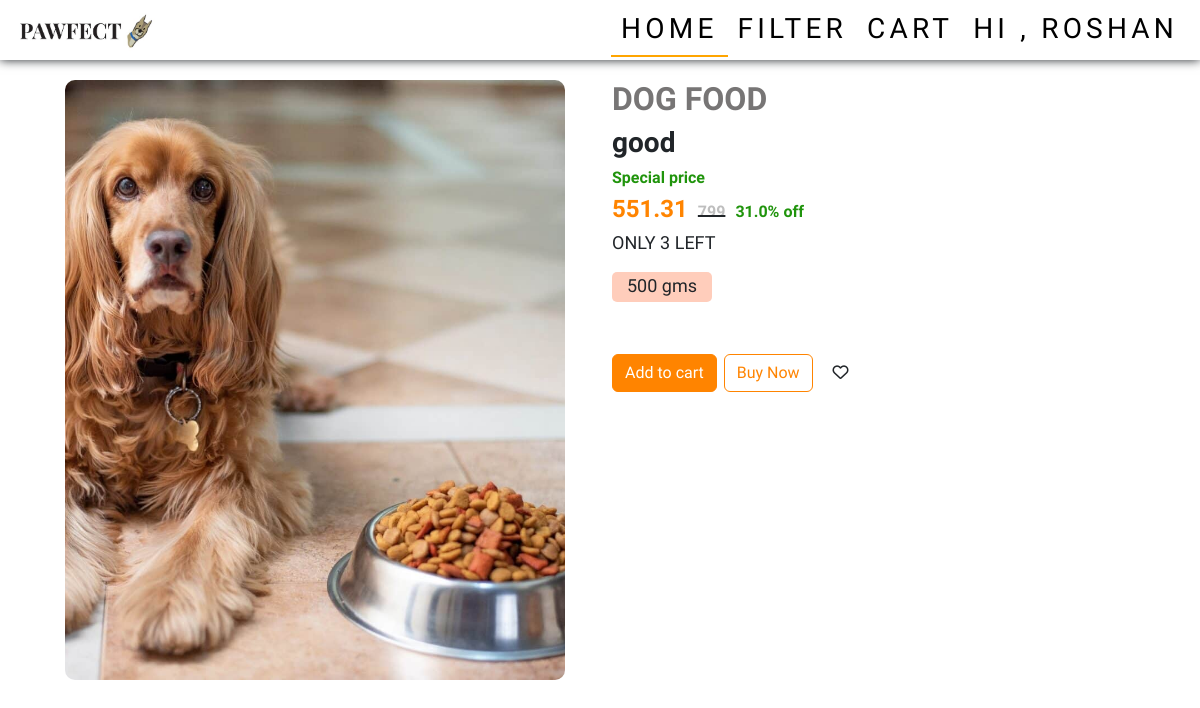
Before: /product/2 (signed in) with the older database file.
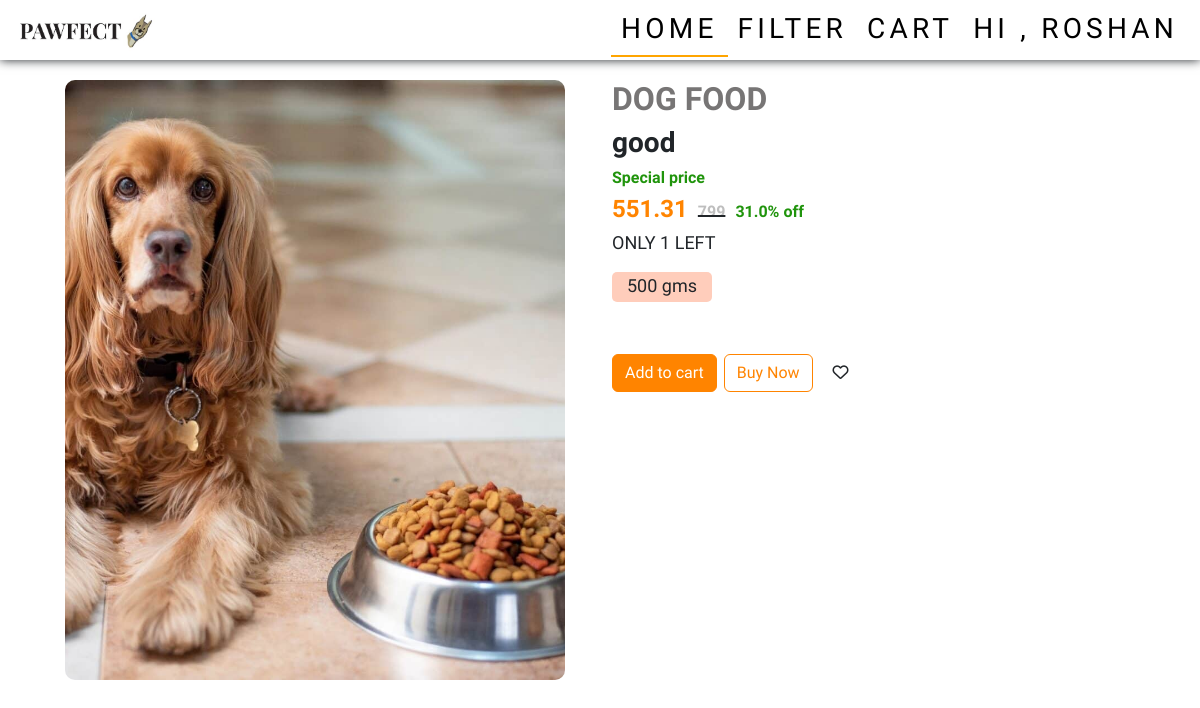
After: the same page with the newer database file.
### app/models.py (models this page shows)
class Details(models.Model):
    product=models.ForeignKey(Product, on_delete=models.CASCADE)
    dis=models.TextField()
    price=models.IntegerField()
    ofr_per=models.FloatField()
    ofr_price=models.FloatField()
    stock=models.IntegerField()

### app/views.py (the view)
# urls.py: path('product/<pid>',views.product),
def product(req,pid):
    if 'user' in req.session:
        data=Product.objects.get(pk=pid)
        data1=Details.objects.filter(product=pid)
        pet=Pet.objects.all()
        cat=Category.objects.all()
        data2=Details.objects.get(product=pid,pk=data1[0].pk)
        if req.GET.get('dis'):
            dis=req.GET.get('dis')
            data2=Details.objects.get(product=pid,pk=dis)
        return render(req,'user/product.html',{'data':data,'data1':data1,'data2':data2,'pet':pet,'cat':cat})
    else:
        return redirect(shop_login)

### templates/user/product.html (shortened to what this page needs)
<!DOCTYPE html>
<html lang="en">
<head>
    {% load static %}
    <link href="https://cdn.jsdelivr.net/npm/bootstrap@5.3.3/dist/css/bootstrap.min.css" rel="stylesheet">
    <link rel="stylesheet" href="https://cdnjs.cloudflare.com/ajax/libs/font-awesome/6.7.2/css/all.min.css" />
    <link rel="stylesheet" href="{% static 'css/style.css' %}">
    <link rel="stylesheet" href="{% static 'css/userHome.css' %}">
    <link rel="stylesheet" href="{% static 'css/product.css' %}">
</head>
<body>
    <nav class="navbar navbar-expand-sm  fixed-top">
        <div class="container-fluid">
          <a class="navbar-brand" href="../user_home"><img src="{% static 'images/pawfectlogo.jpg'%}" alt="" width="150px"></a>
          <div class="collapse navbar-collapse justify-content-end" id="collapsibleNavbar">
            <ul class="navbar-nav">
              <li class="nav-item">
                <a class="nav-link active" href="../user_home">HOME</a>
              </li>
              <li class="nav-item dropdown petDrop">
                <a class="nav-link " href="#" role="button" data-bs-toggle="dropdown">FILTER</a>
              </li>
              <li class="nav-item">
                <a class="nav-link" href="../viewCart">CART</a>
              </li>
              <li class="nav-item dropdown userDrop">
                <a class="nav-link " href="#" role="button" data-bs-toggle="dropdown">hi , {{user.first_name}}</a>
              </li>
            </ul>
          </div>
        </div>
      </nav>
    <div class="container">
      <div class="row">
        <div class="col-lg-6">
            <img class="petPhoto" src="{{data.img.url}}" alt="" >
        </div>
        <div class="col-lg-6">
            <h2>{{data.name}}</h2>
            <h3>{{data.dis}}</h3>
            <h4 class="offerPer">Special price</h4>
            <h4><span class="offerPrice">{{data2.ofr_price}}</span><del><span class="price">{{data2.price}}</span></del><span class="offerPer">{{data2.ofr_per}}% off</span></h4>
            {% if data2.stock > 0 %}
            <h4 class=" stock"> ONLY {{data2.stock}} LEFT</h4>
            {% else %}
            <h4 class="stock">OUT OF STOCK </h4>
            {% endif %}
            {% for j in data1 %}
            <label class="" for="">
              <div class="label">{{j.dis}}</div>
            </label>
            {% endfor %} <br>
            {% if data2.stock > 0 %}
            <a class="btn cart" href="../addCart/{{data2.pk}}">Add to cart</a>
            <a class="btn buy" href="../buyNow/{{data2.pk}}">Buy Now</a>
            {% endif %}
            <a class="btn fav" href="../addFav/{{data.pk}}"><i class="fa-regular fa-heart"></i></a>
        </div>
    </div>
    </div>
</body>
</html>

Changed rows visible on the page:
changed Details "500 gms": stock "3" → "1"
